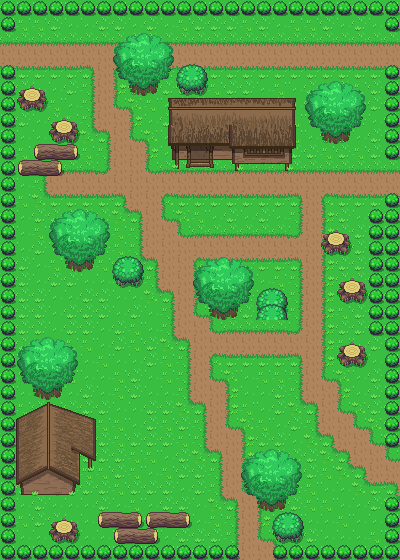

Below is a game level as drawn by its tile map, then a one-line description and the .tmx that defines it (tile-layer data replaced by summaries):
An orthogonal 25x35 tile map with 16x16 px tiles, 5 tile layers (Base, Objects, Building, Trees, ...), 2 tilesets.

<map version="1.0" tiledversion="1.0.2" orientation="orthogonal" renderorder="left-down" width="25" height="35" tilewidth="16" tileheight="16" nextobjectid="1">
 <tileset firstgid="1" source="../../Tileset/Overworld.tsx" />
 <tileset firstgid="1729" source="../../Tileset/Building.tsx" />
 <layer name="Base" width="25" height="35">
  <data>[875 cells, 875 non-empty, 17 distinct tile ids]</data>
 </layer>
 <layer name="Objects" width="25" height="35">
  <data>[875 cells, 152 non-empty, 8 distinct tile ids]</data>
 </layer>
 <layer name="Building" width="25" height="35">
  <data>[875 cells, 61 non-empty, 61 distinct tile ids]</data>
 </layer>
 <layer name="Trees" width="25" height="35">
  <data>[875 cells, 20 non-empty, 4 distinct tile ids]</data>
 </layer>
 <layer name="AbovePlayer" width="25" height="35">
  <properties>
   <property name="unity:sortingLayerName" value="AbovePlayer" />
  </properties>
  <data>[875 cells, 96 non-empty, 28 distinct tile ids]</data>
 </layer>
</map>
